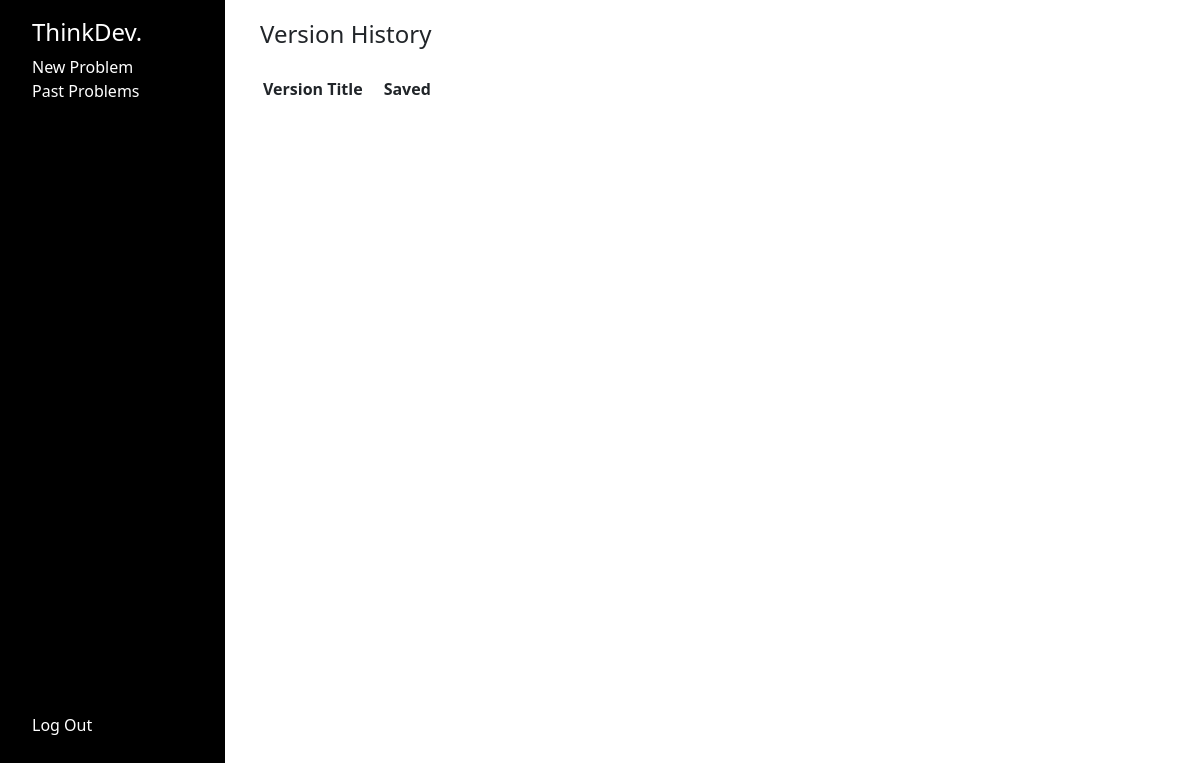
Page /problemlog/versions/17 (signed in) on the earlier database version.
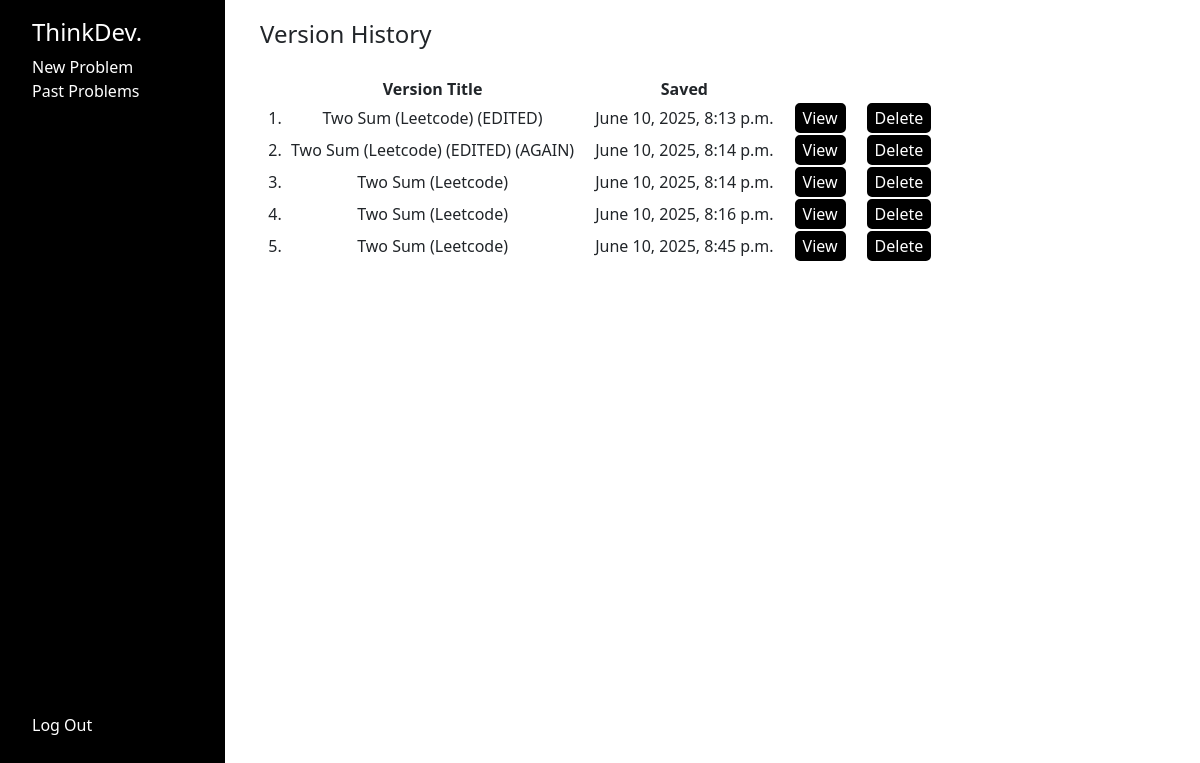
Same page on the later database version.
### problemlog/models.py (models this page shows)
class ProblemVersions(models.Model):
    problem_id = models.ForeignKey(Problems, on_delete=models.CASCADE)
    username = models.CharField(max_length=255)
    problem_title = models.CharField(max_length=10000)
    problem_description = models.CharField(max_length=10000)
    problem_summary = models.CharField(max_length=10000)
    pseudo_code = models.CharField(max_length=10000)
    source_code = models.CharField(max_length=10000)
    solved = models.CharField(max_length=50)
    submit_time = models.DateTimeField(auto_now_add=True)

### problemlog/views.py (the view)
# urls.py: path("problemlog/versions/<int:id_entry>", views.problem_versions, name="problem_versions"),
@login_required
def problem_versions(request, id_entry):
    versions =  ProblemVersions.objects.filter(problem_id = id_entry, username = request.user.username)
    return render(request, "versions.html", {
        "versions": versions
    })

### problemlog/templates/versions.html (shortened to what this page needs)
{% extends "layout.html" %}
{% block body %}
    <div class="sidebar_pages">
        <div class="sidebar">
            <ul style="list-style-type: none; margin-top: 18px">
                <li>
                    <h4 style="color: white;">ThinkDev.</h4>
                </li>
                <li>
                    <a class="sidebar_links" href="{% url 'problem_log' %}">New Problem</a>
                </li>
                <li>
                    <a class="sidebar_links" href="{% url 'log' %}">Past Problems</a>
                </li>
                <li style="margin-top: 76.25vh;">
                    <a class="sidebar_links" href="{% url 'logout' %}">Log Out</a>
                </li>
            </ul>
        </div>
        <div class="sidebar_page_second_col">
        <h4>Version History</h4>
        <table>
            <tr>
                <td>
                </td>
                <td class="log_table_cell">
                    <b>Version Title</b>
                </td>
                <td class="log_table_cell">
                    <b>Saved</b>
                </td>
            </tr>
            {% for version in versions %}
            <tr style="text-align: center;">
                <td style="width: 30px;">
                    {{forloop.counter}}.
                </td>
                <td style="padding-right: 20px;">
                    {{ version.problem_title }}
                </td>
                <td style="padding-right: 20px;">
                    {{ version.submit_time }}
                </td>
                <form action="{% url 'versions_view' id_entry=version.id %}" method = "POST">
                    <td style="padding-right: 20px;">
                        <input style="border-radius: 5px; background-color:black; color: white; border: 2px solid black;" name="view_button" type="submit" value="View">
                    </td>
                    <td style="padding-right: 20px;">
                        <input style="border-radius: 5px; background-color:black; color: white; border: 2px solid black;" name="delete_button" type="submit" value="Delete">
                    </td>
                </form>
            </tr>
            {% endfor %}
        </table>
        </div>
    </div>
{% endblock %}

Differences in the rows shown:
added ProblemVersions: problem_title "Two Sum (Leetcode) (EDITED)", submit_time "June 10, 2025, 8:13 p.m."
added ProblemVersions: problem_title "Two Sum (Leetcode) (EDITED) (AGAIN)", submit_time "June 10, 2025, 8:14 p.m."
added ProblemVersions: problem_title "Two Sum (Leetcode)", submit_time "June 10, 2025, 8:14 p.m."
added ProblemVersions: problem_title "Two Sum (Leetcode)", submit_time "June 10, 2025, 8:16 p.m."
added ProblemVersions: problem_title "Two Sum (Leetcode)", submit_time "June 10, 2025, 8:45 p.m."
